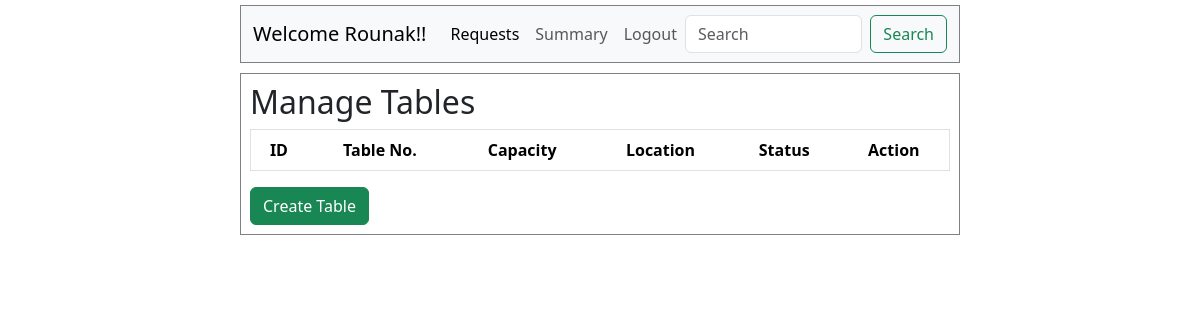
Page /manager on the earlier database version.
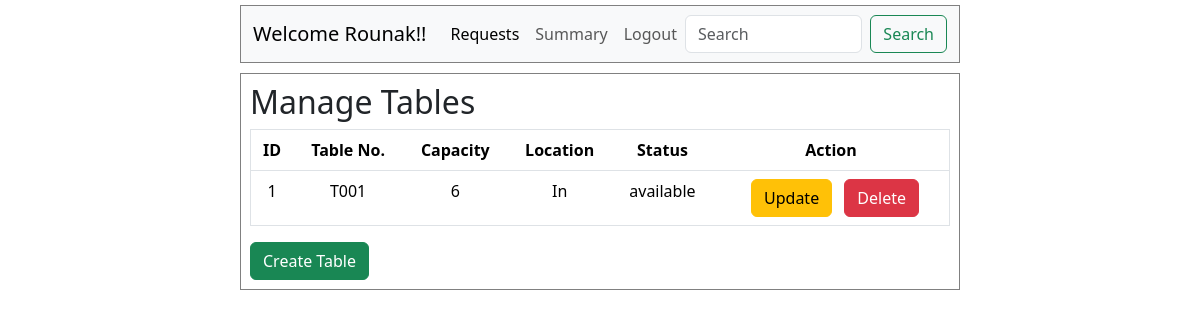
Same page on the later database version.
### application/models.py (models this page shows)
class User(db.Model):
    id = db.Column(db.Integer, primary_key = True)
    username = db.Column(db.String, unique = True, nullable = False)
    email = db.Column(db.String, unique = True, nullable = False)
    password = db.Column(db.String, nullable = False)
    role = db.Column(db.String, nullable = False, default = 'customer')
    reservations = db.relationship('Reservation', backref = 'user')

class Table(db.Model):
    id = db.Column(db.Integer, primary_key = True)
    table_number = db.Column(db.Integer, unique = True, nullable = False)
    capacity = db.Column(db.Integer, nullable = False)
    location = db.Column(db.String, nullable = False)
    status = db.Column(db.String, default = 'available', nullable = False)
    reservations = db.relationship('Reservation', backref = 'table')

### application/controllers.py (the view)
@app.route('/manager')
def manager_dash():
    this_user = User.query.filter_by(role = 'manager').first()
    all_tables = Table.query.all()
    return render_template('manager_dash.html',this_user = this_user, all_tables = all_tables)

### templates/manager_dash.html (shortened to what this page needs)
<!DOCTYPE html>
<html lang="en">
<head>
    <link href="https://cdn.jsdelivr.net/npm/bootstrap@5.3.8/dist/css/bootstrap.min.css" rel="stylesheet">
    <link rel="stylesheet" href="/static/style.css">
</head>
<body>
    <div id="main">
        <div id="canva2">
            <nav class="navbar navbar-expand-lg bg-body-tertiary">
                <div class="container-fluid">
                    <a class="navbar-brand" href="#">Welcome {{ this_user.username }}!!</a>
                    <div class="collapse navbar-collapse" id="navbarSupportedContent">
                    <ul class="navbar-nav me-auto mb-2 mb-lg-0">
                        <li class="nav-item">
                        <a class="nav-link active" aria-current="page" href="/templates/mngr_req.html">Requests</a>
                        </li>
                        <li class="nav-item">
                        <a class="nav-link" href="#">Summary</a>
                        </li>
                        <li class="nav-item">
                        <a class="nav-link" href="/templates/login.html">Logout</a>
                        </li>
                    </ul>
                    <form class="d-flex" role="search">
                        <input class="form-control me-2" type="search" placeholder="Search" aria-label="Search"/>
                        <button class="btn btn-outline-success" type="submit">Search</button>
                    </form>
                    </div>
                </div>
            </nav>
            <div id="mngetable">
                <h2 class="headings">Manage Tables</h2>
                <table class="table text-center border">
                    <thead>
                        <tr>
                        <th scope="col">ID</th>
                        <th scope="col">Table No.</th>
                        <th scope="col">Capacity</th>
                        <th scope="col">Location</th>
                        <th scope="col">Status</th>
                        <th scope="col">Action</th>
                        </tr>
                    </thead>
                    <tbody>
                        {% for i in all_tables %}
                            <tr>
                                <td scope="row">{{ loop.index }}</td>
                                <td>{{ i.table_number }}</td>
                                <td>{{ i.capacity }}</td>
                                <td>{{ i.location }}</td>
                                <td>{{ i.status }}</td>
                                <td>
                                    <a href="/update_table" class="btn btn-warning mx-2">Update</a>
                                    <a href="/delete_table" class="btn btn-danger">Delete</a>
                                </td>
                            </tr>
                        {% endfor %}
                    </tbody>
                </table>
                <div>
                    <a href="/create_table" class="btn btn-success">Create Table</a>
                </div>
            </div>
         </div>
    </div>
</body>
</html>

### static/style.css (style rules this page uses)
* { margin: 0; }
#canva2 { height: 100vh; width: 60vw; margin: auto; }
#mngetable { padding: 9px; margin-top: 10px; border: 1px solid grey; }
nav { margin-top: 5PX; border: 1px solid grey; }

Differences in the rows shown:
added Table: table_number "T001", capacity "6", location "In", status "available"
